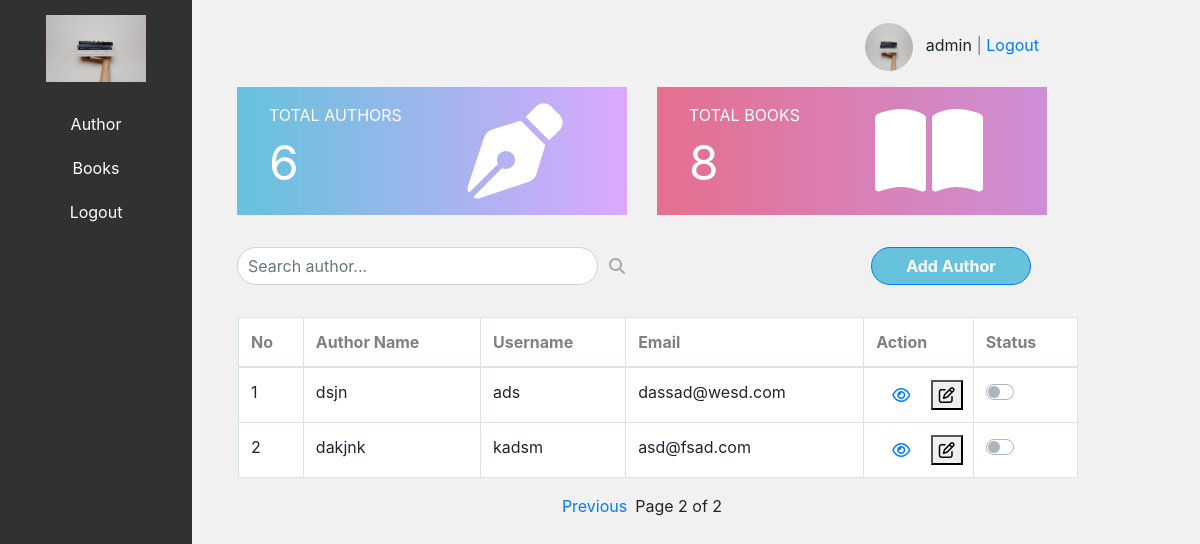
The page /authors/?page=2 (signed in) on the database its author committed.
### Techn_app/models.py (models this page shows, shortened)
class Author(models.Model):
    name = models.CharField(max_length=100)
    is_active = models.BooleanField(default=True)
    username = models.CharField(max_length=100)
    email = models.EmailField(max_length=100)

### Techn_app/views.py (the view, shortened to what this page needs)
# urls.py: path('authors/', Authors.as_view(), name='authors'),
class Authors(View):
    def get(self, request):
        if request.user.is_authenticated:
            search_query = request.GET.get('search', '')
            authors_list = Author.objects.filter(Q(name__icontains=search_query))
            if not search_query:
                authors_list = Author.objects.all()
            paginator = Paginator(authors_list, 4)
            page = request.GET.get('page', 1)
            try:
                authors = paginator.page(page)
            except PageNotAnInteger:
                authors = paginator.page(1)
            except EmptyPage:
                authors = paginator.page(paginator.num_pages)
            author_count = len(authors_list)
            books = Book.objects.all()
            book_count = len(books)
            return render(request, 'Authors.html', {'authors': authors, 'author_count': author_count, 'book_count': book_count, 'search_query': search_query})
        else:
            return redirect('login')

### templates/Authors.html (shortened to what this page needs)
{% extends 'Home.html' %}
{% load static %}
{% block body %}
<div class="container">
    <div class="row">
        <div class="col-md-6 mb-3">
            <div class="box" style="background: linear-gradient(to right, #64C2DC, #DBA9FE);">
                <div class="content">
                    <p>TOTAL AUTHORS</p>
                    <p style="font-size: 3rem; margin-top: -1rem;">{{ author_count }}</p>
                </div>
                <i class="fa-solid fa-pen-nib"></i>
            </div>
        </div>
        <div class="col-md-6 mb-3">
            <div class="box" style="background: linear-gradient(to right, #E56F8F, #CD8FD6);">
                <div class="content">
                    <p>TOTAL BOOKS</p>
                    <p style="font-size: 3rem; margin-top: -1rem;">{{ book_count }}</p>
                </div>
                <i class="fa-solid fa-book-open"></i>
            </div>
        </div>
    </div>
</div>
<div class="container">
    <div class="row justify-content-between mt-3 ml-3 mr-3">
        <form method="GET" action="{% url 'authors' %}" class="d-flex">
            <div class="input-group" style="width: 25rem;margin-left:-1rem;">
                <input type="text" class="form-control" name="search" placeholder="Search author..." aria-label="Search author" aria-describedby="searchIcon" style="border-radius: 20px; padding-left: 10px;">
                <div class="input-group-append">
                    <span class="input-group-text" id="searchIcon" style="background-color: transparent; border: none;margin-bottom:2rem;">
                        <i class="fas fa-search" style="color: #aaa;"></i>
                    </span>
                </div>
            </div>
        </form>
        <button type="submit" style="border-radius: 20px; width: 10rem; background-color: #67C3DC; font-weight: bold; margin-bottom: 2rem;" class="btn btn-primary btn-block ml-auto" data-toggle="modal" data-target="#addAuthorModal">
            Add Author
        </button>
    </div>
</div>
<table class="table table-bordered" style="margin-left: 1rem; margin-right: 2rem;">
    <thead style="background-color:white;font-weight:400;color:grey;">
      <tr>
        <th>No</th>
        <th>Author Name</th>
        <th>Username</th>
        <th>Email</th>
        <th>Action</th>
        <th>Status</th>
      </tr>
    </thead>
    <tbody>
      {% for author in authors %}
        <tr>
          <td>{{ forloop.counter }}</td>
          <td>{{ author.name }}</td>
          <td>{{ author.username }}</td>
          <td>{{ author.email }}</td>
          <td>
              <a href="{% url 'view_books' author.id %}" style="margin-left:1rem;"  title="View Books">
                  <i class="far fa-eye"></i>
                </a>
                <button type="button" style="margin-left:1rem;margin-right:-2rem;" data-toggle="modal" data-target="#editAuthorModal{{ author.id }}" title="Edit Author">
                    <i class="far fa-edit"></i>
                </button>
            </td>
            <td>
                <div class="custom-control custom-switch">
                </div>
          </td>
        </tr>
      {% endfor %}
    </tbody>
  </table>
  <div class="pagination d-flex justify-content-center mt-3">
    {% if authors.has_previous %}
        <a href="?page={{ authors.previous_page_number }}" class="mr-2">Previous</a>
    {% endif %}
    <span class="current">
        Page {{ authors.number }} of {{ authors.paginator.num_pages }}
    </span>
</div>
{% endblock %}

### templates/Home.html (shortened to what this page needs)
{% load static %}
<!DOCTYPE html>
<html lang="en">
<head>
  <link href="https://stackpath.bootstrapcdn.com/bootstrap/4.3.1/css/bootstrap.min.css" rel="stylesheet">
  <link href="https://code.jquery.com/ui/1.12.1/themes/base/jquery-ui.css" rel="stylesheet">
</head>
<body>
  <div class="container-fluid">
    <div class="row">
      <div class="col-md-3 navbar">
        <img src="{% static 'images/pexels-thought-catalog-2228557.jpg' %}" alt="Your Logo" class="navbar-logo img-fluid">
        <div class="navbar-links">
          <ul class="list-unstyled">
            <li><a href="{% url 'authors' %}">Author</a></li>
            <li><a href="{% url 'books' %}">Books</a></li>
            <li><a href="{% url 'logout' %}">Logout</a></li>
          </ul>
        </div>
      </div>
      <div class="col-md-9 page-content">
        <div class="container">
          <div class="container" style="margin-bottom: 1rem;">
            <div class="d-flex justify-content-end mt-2 mr-2">
              <div class="user-info">
                {% if user.is_authenticated %}
                  <img src="{% static 'images/pexels-thought-catalog-2228557.jpg' %}" alt="Profile" style="width: 3rem; height: 3rem;" class="rounded-circle">
                  <span style="margin-left: 8px;">{{ user.username }} <span style="color: #777;">|</span> <a href="{% url 'logout' %}">Logout</a></span>
                {% endif %}
              </div>
            </div>
          </div>
        {% block body %}
        {% endblock %}
      </div>
    </div>
  </div>
</body>
</html>

### templates/Home.html (style rules this page uses)
body { padding: 0; margin: 0; height: 100vh; background-color: #F1F1F1; }
.navbar { background-color: #313131; padding: 15px; width: 12rem; display: block; height: 100%; text-align: center; position: fixed; }
.navbar-logo { width: 100px; margin-bottom: 20px; }
.navbar-links { margin-top: 0; color: #fff; list-style: none; padding: 0; }
.navbar-links a { color: #fff; text-decoration: none; display: block; padding: 10px; }
.page-content { margin-left: 12rem; padding: 15px; }
.box { height: 8rem; width: 100%; display: flex; align-items: center; text-align: left; position: relative; margin-right: 1rem; }
.box .content { flex: 1; color: white; font-size: 1rem; margin-top: 1rem; margin-left: 2rem; }
.box i { font-size: 6rem; color: #fff; margin-right: 4rem; }

### templates/Authors.html (style rules this page uses)
table { background-color: white; width: 100%; }

### rows shown on the page
Author: name "dsjn", username "ads", email "dassad@wesd.com"
Author: name "dakjnk", username "kadsm", email "asd@fsad.com"

### other values the page prints
{{ user.username }} "admin"
{{ author_count }} "6"
{{ book_count }} "8"
{{ authors.number }} "2"
{{ authors.paginator.num_pages }} "2"
